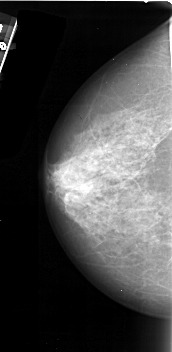
#> input picture 4BM2-PROCESAMIENTO_DIGITAL_DE_IMAGENES/4BM2-PDI-P01-main/Imagenes/left.jpg, 172 x 352 px
$ python FiltroOperadorPrewit.py
#> lines starting #> are read from the running program, lines starting #| are printed output that depends on the picture
import cv2
import numpy as np
import matplotlib.pyplot as plt

# prewitt filter

def prewitt_filter(img, K_size=3):
#> called with K_size = 3
    H, W = img.shape
#> H = 352; W = 172

    # Zero padding

    pad = K_size // 2
    out = np.zeros((H + pad * 2, W + pad * 2), dtype=float)
    out[pad: pad + H, pad: pad + W] = img.copy().astype(float)
    tmp = out.copy()
    out_v = out.copy()
    out_h = out.copy()
    ## prewitt vertical kernel
    Kv = [[-1., -1., -1.],[0., 0., 0.], [1., 1., 1.]]
    ## prewitt horizontal kernel
    Kh = [[-1., 0., 1.],[-1., 0., 1.],[-1., 0., 1.]]
    # Filtrado
    for y in range(H):
        for x in range(W):
            out_v[pad + y, pad + x] = np.sum(Kv * (tmp[y: y + K_size, x: x + K_size]))
            out_h[pad + y, pad + x] = np.sum(Kh * (tmp[y: y + K_size, x: x + K_size]))
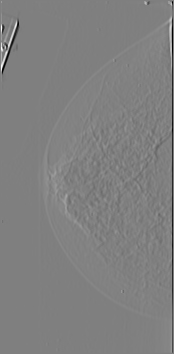
#> out_h: shape (354, 174) float64; min -765, max 764, mean 2.8; drawn with min black and max white
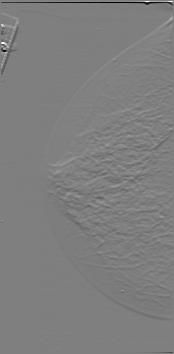
#> out_v: shape (354, 174) float64; min -754, max 758, mean -1.8; drawn with min black and max white

    out_v = np.clip(out_v, 0, 255)
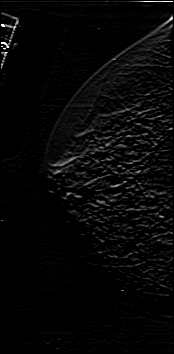
#> out_v: shape (354, 174) float64; min 0, max 255, mean 7.2
    out_h = np.clip(out_h, 0, 255)
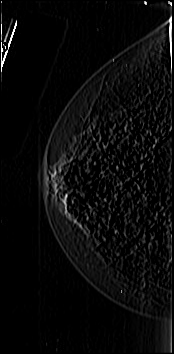
#> out_h: shape (354, 174) float64; min 0, max 255, mean 10.1
    out_v = out_v[pad: pad + H, pad: pad + W].astype(np.uint8)
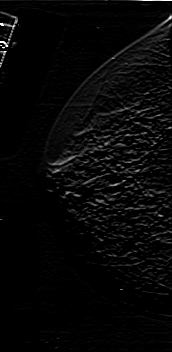
#> out_v: shape (352, 172); min 0, max 255, mean 7.3
    out_h = out_h[pad: pad + H, pad: pad + W].astype(np.uint8)
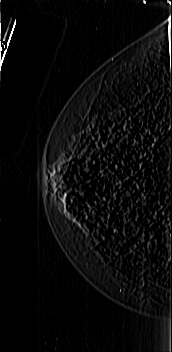
#> out_h: shape (352, 172); min 0, max 255, mean 10.2

    return out_v, out_h

def main():

    # Leer la imagen
    img = cv2.imread(r'Imagenes/left.jpg',0).astype(float)

    # FILTRO PREWIT
    out_v, out_h = prewitt_filter(img, K_size=3)

    # Guardar la imagen vertical (out_v) en un archivo JPEG
    cv2.imwrite("Resultados\\leftPrewitOut_v.jpg", out_v)

    # Guardar la imagen horizontal (out_h) en un archivo JPEG
    cv2.imwrite("Resultados\\leftPrewitOut_h.jpg", out_v)

    # Crear una figura y subtramas
    fig, axs = plt.subplots(1, 2, figsize=(10, 5))

    # Mostrar la imagen vertical en la primera subtrama
    axs[0].imshow(out_v, cmap='gray')
    axs[0].set_title('Vertical')

    # Mostrar la imagen horizontal en la segunda subtrama
    axs[1].imshow(out_h, cmap='gray')
    axs[1].set_title('Horizontal')

    # Mostrar el título de la figura
    fig.suptitle('Imágenes Prewitt')

    # Ajustar el espacio entre subtramas
    plt.tight_layout()

    # Mostrar la figura
    plt.show()

    #Cerrar figuras
    plt.close()

if __name__ == "__main__":
    main()

$ run again, with 4BM2-PROCESAMIENTO_DIGITAL_DE_IMAGENES/4BM2-PDI-P01-main/Imagenes/right.jpg copied over 4BM2-PROCESAMIENTO_DIGITAL_DE_IMAGENES/4BM2-PDI-P01-main/Imagenes/left.jpg
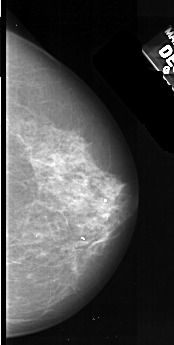
#> input picture 4BM2-PROCESAMIENTO_DIGITAL_DE_IMAGENES/4BM2-PDI-P01-main/Imagenes/right.jpg, 174 x 345 px
#> after the loop in prewitt_filter, `for y in range(H):`:
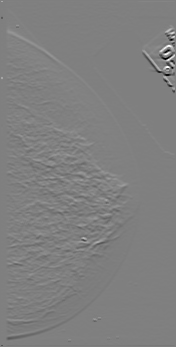
#> out_v: shape (347, 176) float64; min -761, max 756, mean 0.1; drawn with min black and max white
#> in prewitt_filter, `out_h = out_h[pad: pad + H, pad: pad + W].astype(np.uint8)`:
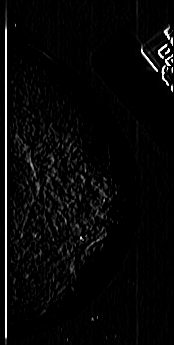
#> out_h: shape (345, 174); min 0, max 255, mean 7.9
